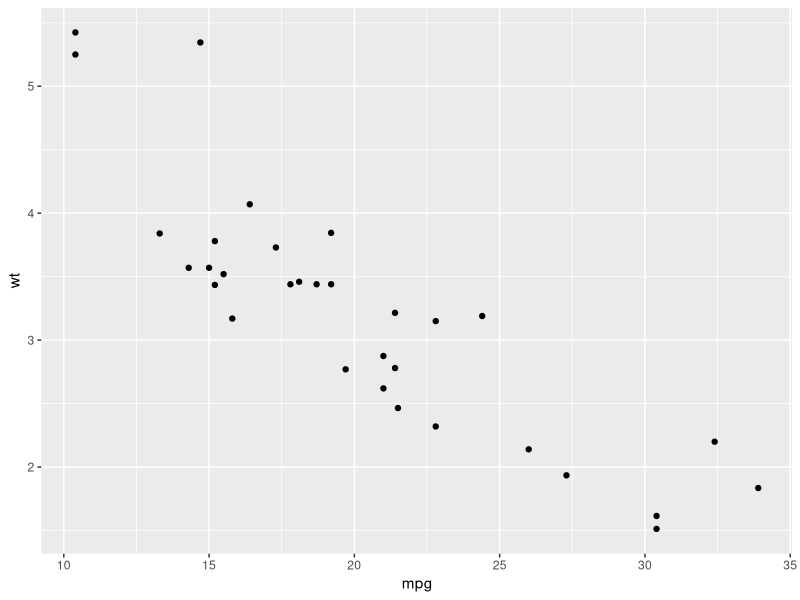
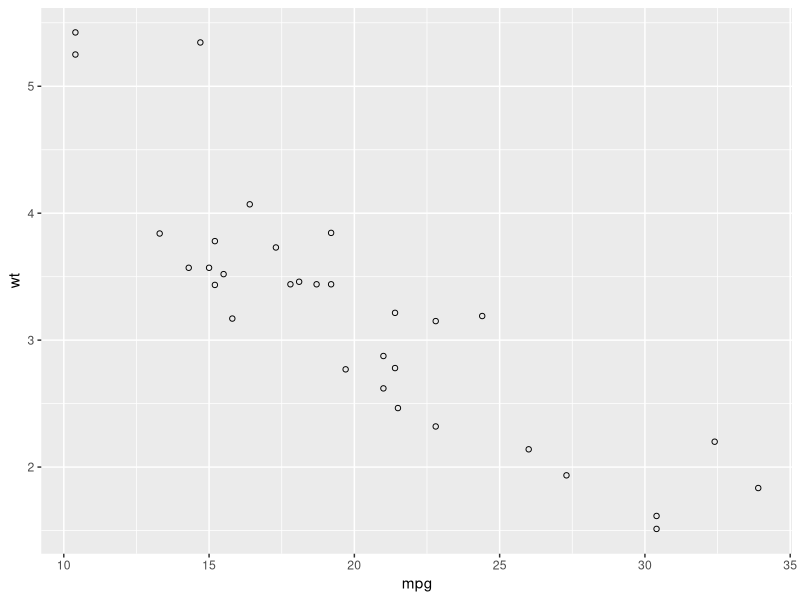
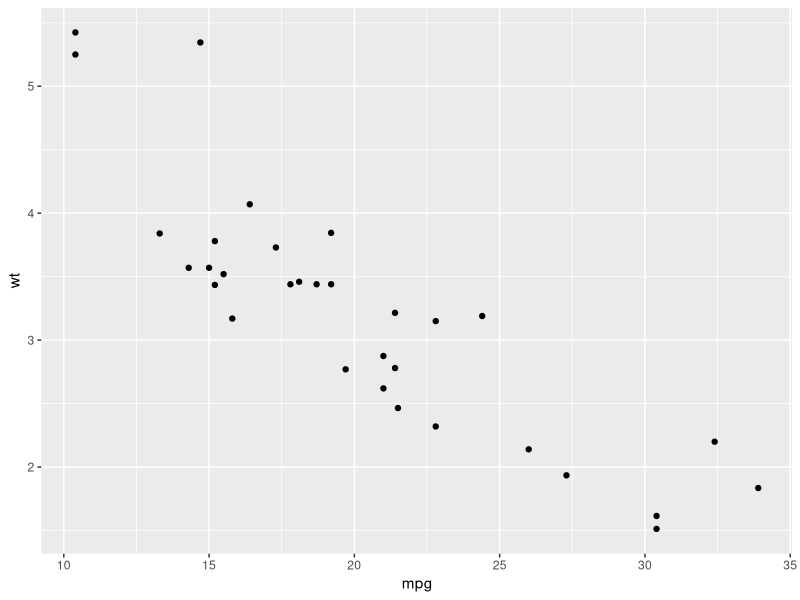
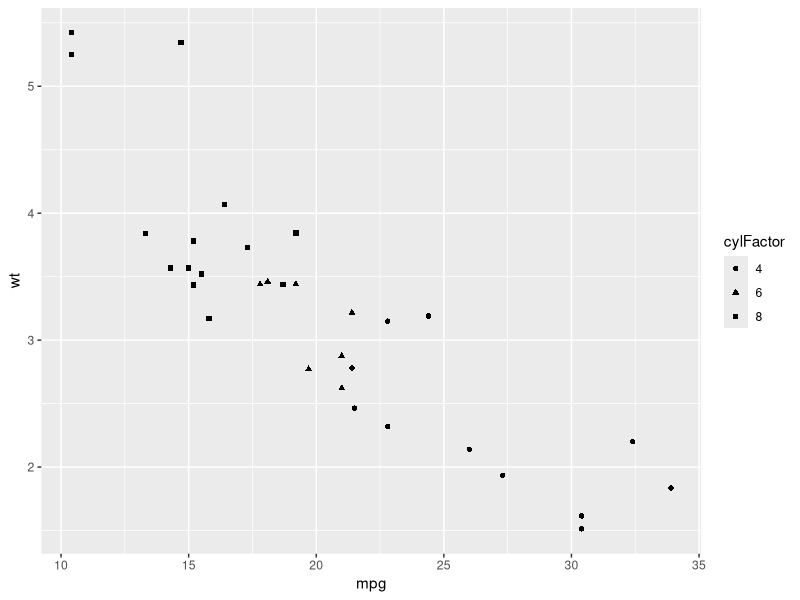
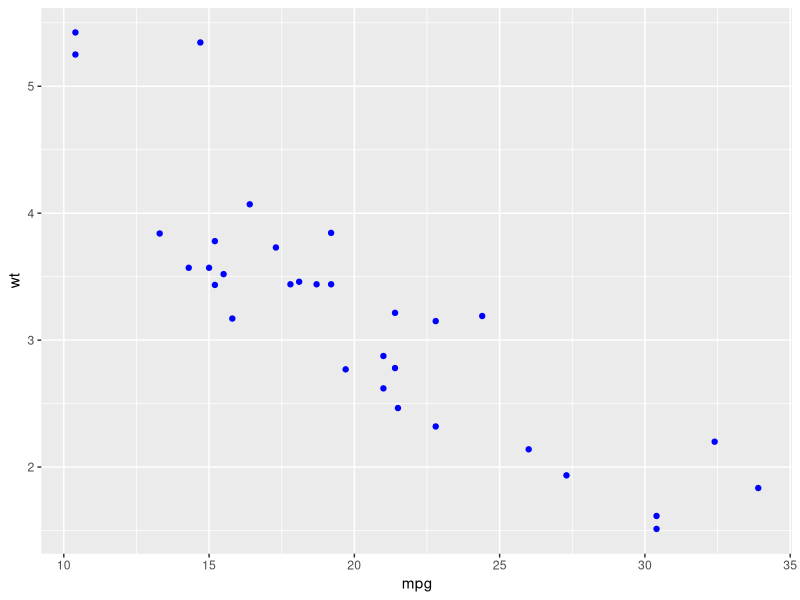
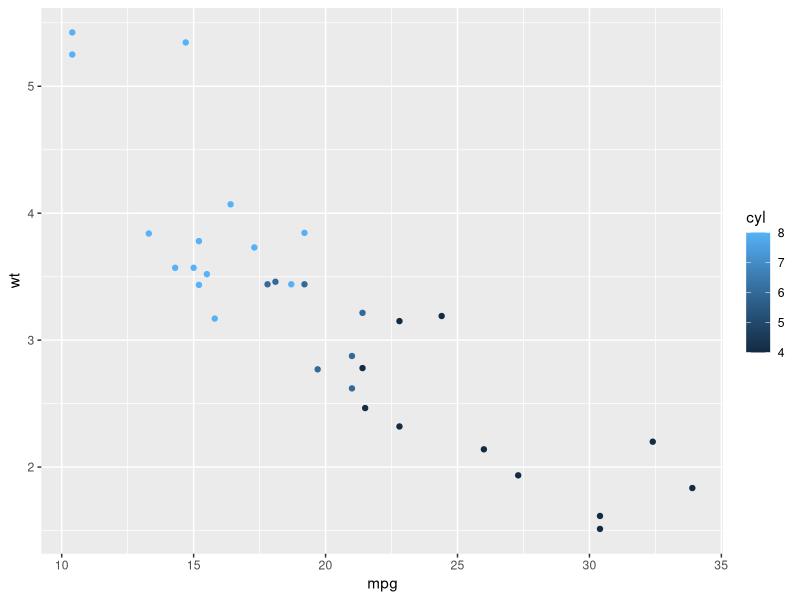
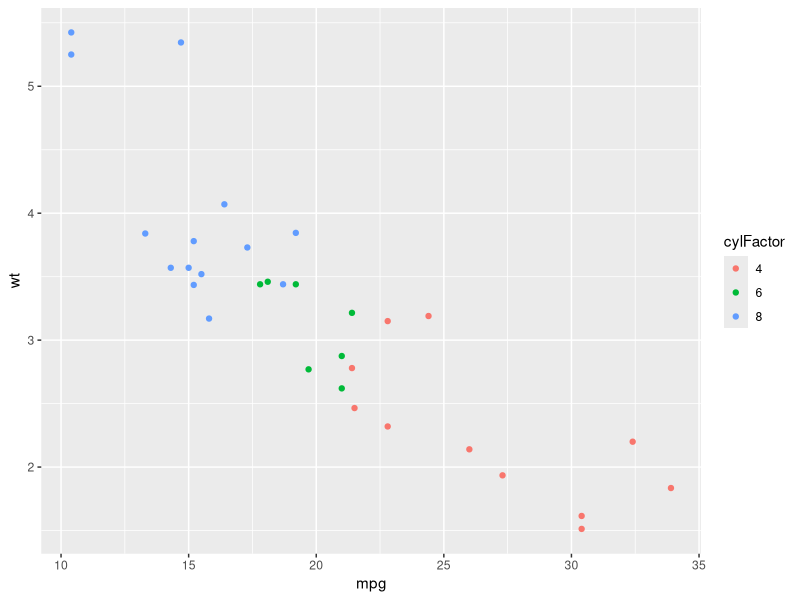
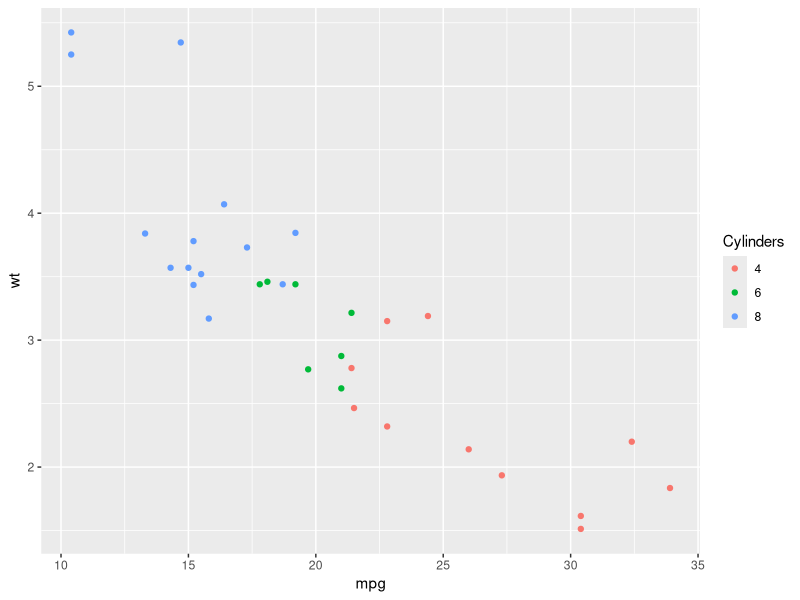

Write R code to recreate these figures, in order.
## ---- chunk 1
#install.packages("ggplot2")
library(ggplot2)
## ---- chunk 2
mtcars
## ---- chunk 3
qplot(mpg, wt, data=mtcars)
## ---- chunk 4
ggplot(mtcars, aes(x = mpg, y = wt)) + geom_point(shape=1)
## ---- chunk 5
ggplot(mtcars, aes(x = mpg, y = wt)) + geom_point(shape=19)
## ---- chunk 6
mtcars$cylFactor <- factor(mtcars$cyl)
## ---- chunk 7
ggplot(mtcars, aes(x=mpg,y=wt, shape = cylFactor)) + geom_point()
## ---- chunk 8
ggplot(mtcars, aes ( x = mpg, y = wt)) + geom_point(shape=19, colour="blue")
## ---- chunk 9
ggplot(mtcars, aes(x=mpg,y=wt, color = cyl)) + geom_point(shape=19)
## ---- chunk 10
ggplot(mtcars, aes(x=mpg,y=wt,color = cylFactor)) + geom_point(shape=19)
## ---- chunk 11
ggplot(mtcars, aes(x=mpg,y=wt,color = cylFactor)) + geom_point(shape=19) + labs(colour = "Cylinders")
## ---- chunk 12
ggplot(mtcars, aes(x=mpg,y=wt,color = cylFactor)) + geom_point(shape=19) +
  xlab("Miles per Gallon") +
  ylab("Weight") + 
  labs(colour = "Cylinders") +
  ggtitle("Scatterplot")
## ---- chunk 13
EuStockDF <- as.data.frame(EuStockMarkets)
## ---- chunk 14
head(EuStockDF)
## ---- chunk 15
ggplot(EuStockDF, aes(x=c(1:nrow(EuStockDF)), y = DAX)) + geom_line()
## ---- chunk 16
ggplot(EuStockDF, aes(x=c(1:nrow(EuStockDF)), y = DAX)) + 
  geom_line(size = 1.5) + 
  labs(x = "Stocks")
## ---- chunk 17
ggplot(EuStockDF, aes(x=c(1:nrow(EuStockDF)), y = DAX)) + 
  geom_line(size = 1.5, colour="light blue") + 
  labs(x = "Time", y = "Stocks")
## ---- chunk 18
#install.packages("dplyr")
library(dplyr)
## ---- chunk 19
head(EuStockDF)
## ---- chunk 20
dax_smi_plot <- ggplot() +
  geom_line(data = EuStockDF, aes(x=c(1:nrow(EuStockDF)), y = DAX), size = 1.5, colour = "light blue") + 
  geom_line(data = EuStockDF, aes(x=c(1:nrow(EuStockDF)), y = SMI), size = 1.5, colour = "red") + labs(x = "Time", y = "Stocks")
            
print(dax_smi_plot)
## ---- chunk 21
all_stocks <- ggplot() + 
  geom_line(data = EuStockDF, aes(x=c(1:nrow(EuStockDF)), y = DAX), size = 1, colour = "light blue") + 
  geom_line(data = EuStockDF, aes(x=c(1:nrow(EuStockDF)), y = SMI), size = 1, colour = "red") + 
  geom_line(data = EuStockDF, aes(x=c(1:nrow(EuStockDF)), y = CAC), size = 1, colour = "purple")+ 
  geom_line(data = EuStockDF, aes(x=c(1:nrow(EuStockDF)), y = FTSE), size = 1, colour = "green") + 
  labs( x = "Time", y = "Stocks")
  
            
print(all_stocks)
## ---- chunk 22
legend_stocks <- all_stocks + xlab("Days") + ylab("Price") + ggtitle("Eu Stocks")

print(legend_stocks)
## ---- chunk 23
ggplot(mtcars, aes(x=mpg,y=wt)) + geom_point(shape=19) + geom_smooth(method="lm", se= FALSE, color = "red")
## ---- chunk 24
#se = TRUE -> confidence interval appear (default = true)
ggplot(mtcars,aes(x=mpg,y=wt, color = cylFactor)) + geom_point(shape=19) + geom_smooth(method="lm", se= TRUE, color= "red")
## ---- chunk 25
ggplot(mtcars,aes(x=mpg,y=wt, color = cylFactor)) + geom_point(shape=19) + geom_smooth(method="lm", se= TRUE, color= "red") + xlab("Miles per Gallon") + ylab("Weight") + labs(colour= "Cylinders") + ggtitle("Linear Regression")
## ---- chunk 26
ggplot(mtcars,aes(x=mpg,y=wt,color= cylFactor)) + 
  geom_point(shape=19) + 
  geom_smooth(method="auto", se= TRUE, color = "red")+ 
  xlab("Miles per Gallon") + 
  ylab("Weight") + 
  labs(colour= "Cylinders") + 
  ggtitle("Gaussian Regression")
